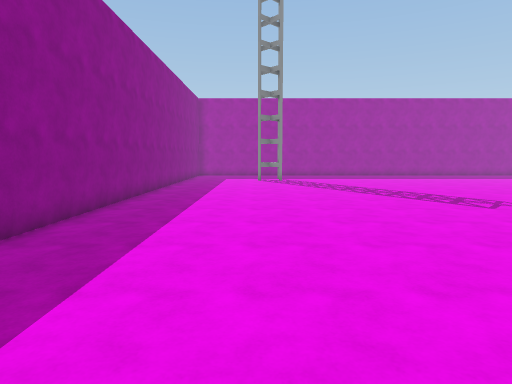
View 1 (above)

17 first-person views from a walk through a scene from a Unity 3-D project. The camera is 1.5 m above the floor, tilts 6° down and sees 75° across. The floor is counted in squares, 1 m on a side. Each view is taken from the middle of a square. On the plan, view 1 faces up. The plan holds only what a view shows up to about 15 squares ahead; the rest is blank. The player character is not drawn. Some animated figures are not drawn.

View 2
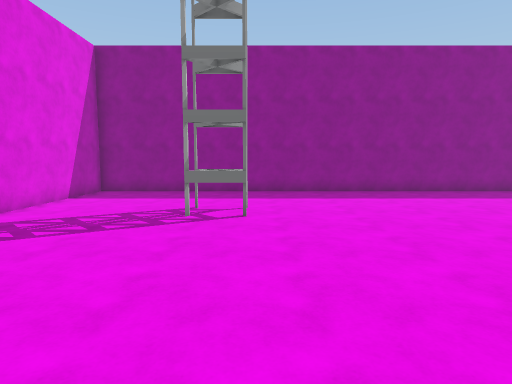

View 3
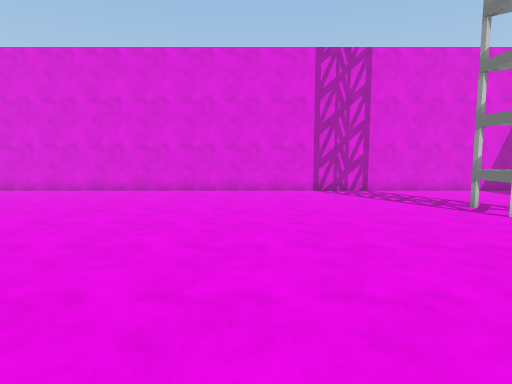

View 4
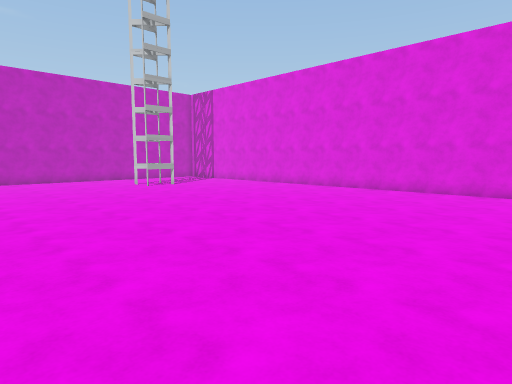

View 5
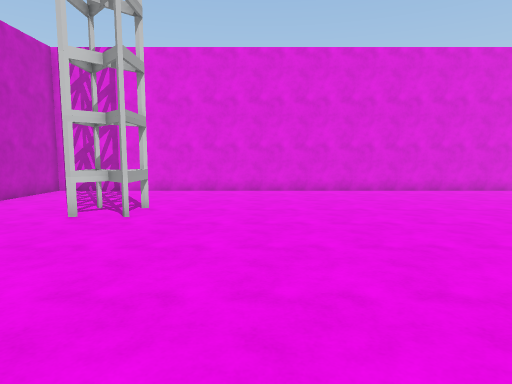

View 6
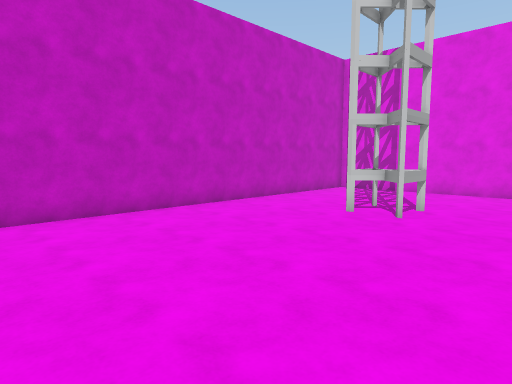

View 7
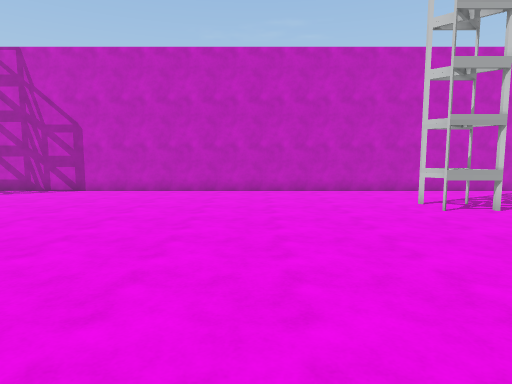

View 8
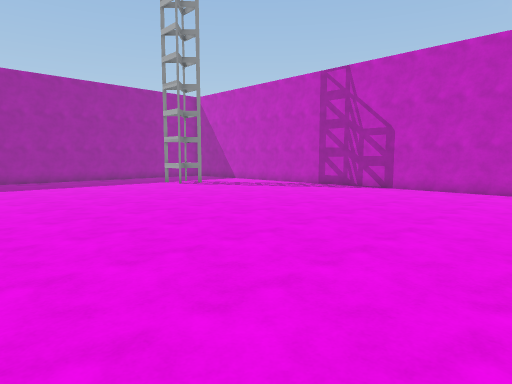

View 9
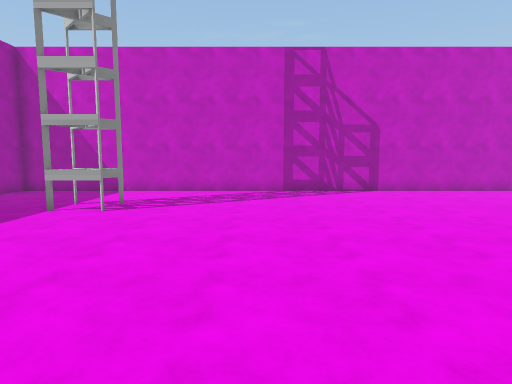

View 10
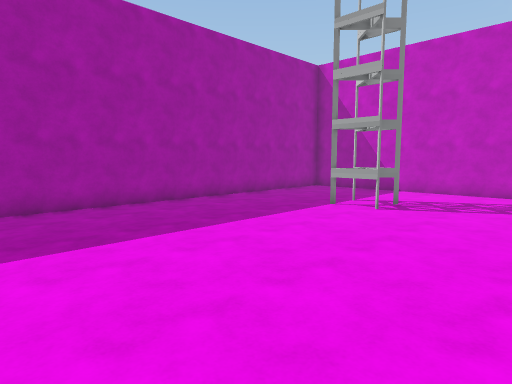

View 11
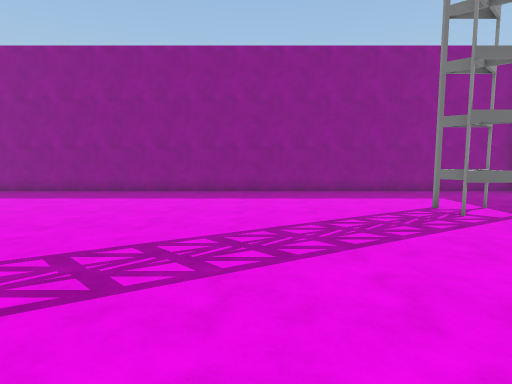

View 12
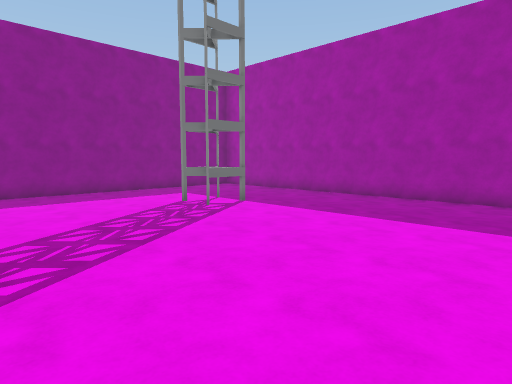

View 13
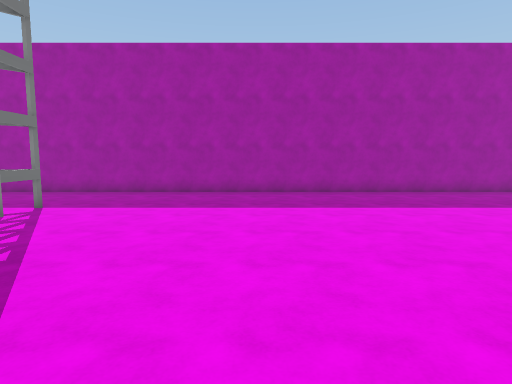

View 14
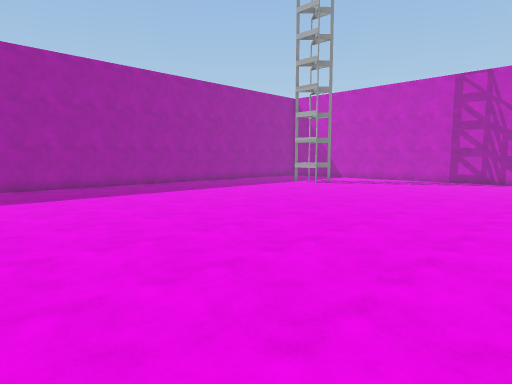

View 15
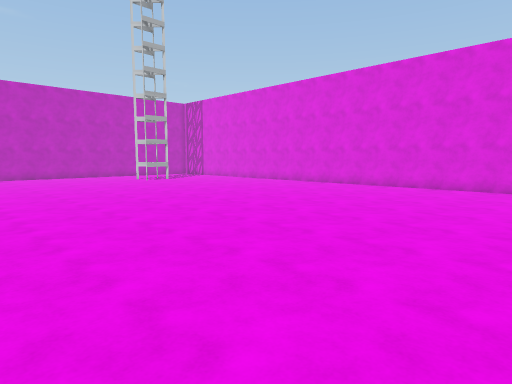

View 16
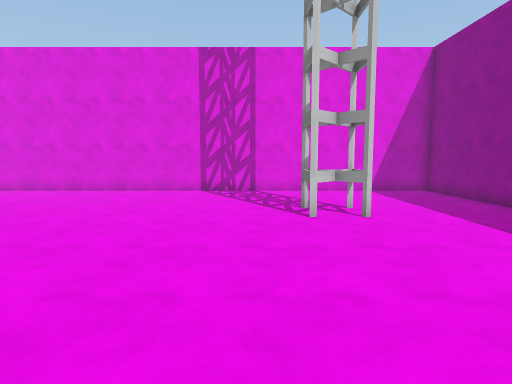

View 17
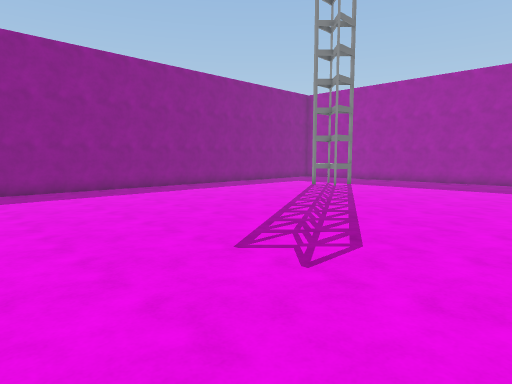

### Floor plan
Key: @ floor where view 1 was taken; # wall or solid block; . floor; T thing the floor can be seen under or through.
Columns run from 5 left of view 1 to 30 right of it. Each row starts with its distance up from view 1.
 27 ####################################
 26 #..................................#
 25 #..................................#
 24 #..................................#
 23 #.....##...........................#
 22 #....###.....................###...#
 21 #..................................#
 20 #..................................#
 19 #..................................#
 18 #..................................#
 17 #..................................#
 16 #..................................#
 15 #..................................#
 14 #..................................#
 13 #..................................#
 12 #..................................#
 11 #..................................#
 10 #.................  ...............#
  9 #................  ................#
  8 #..................................#
  7 #..................................#
  6 #..................................#
  5 #..................................#
  4 #..................................#
  3 #..................................#
  2 #..................................#
  1 #..................................#
  0 #....@.............................#
 -1 #..................................#
 -2 #....TTT.....................###...#
 -3 #..................................#
 -4 #..................................#
 -5 #..................................#
 -6 #..................................#
 -7 #..................................#
 -8 ####################################

Positions as (right, up) in squares from view 1, and headings:
1: (0, 0), facing up
2: (10, -1), facing left
3: (8, 7), facing down
4: (8, 7), facing down-right
5: (21, 7), facing down
6: (21, 7), facing down-right
7: (15, 4), facing right
8: (14, 5), facing up-right
9: (15, 17), facing right
10: (15, 17), facing up-right
11: (10, 16), facing left
12: (10, 15), facing up-left
13: (8, 13), facing up
14: (8, 10), facing up-right
15: (4, 9), facing down-right
16: (3, 7), facing down
17: (11, 6), facing up-left
